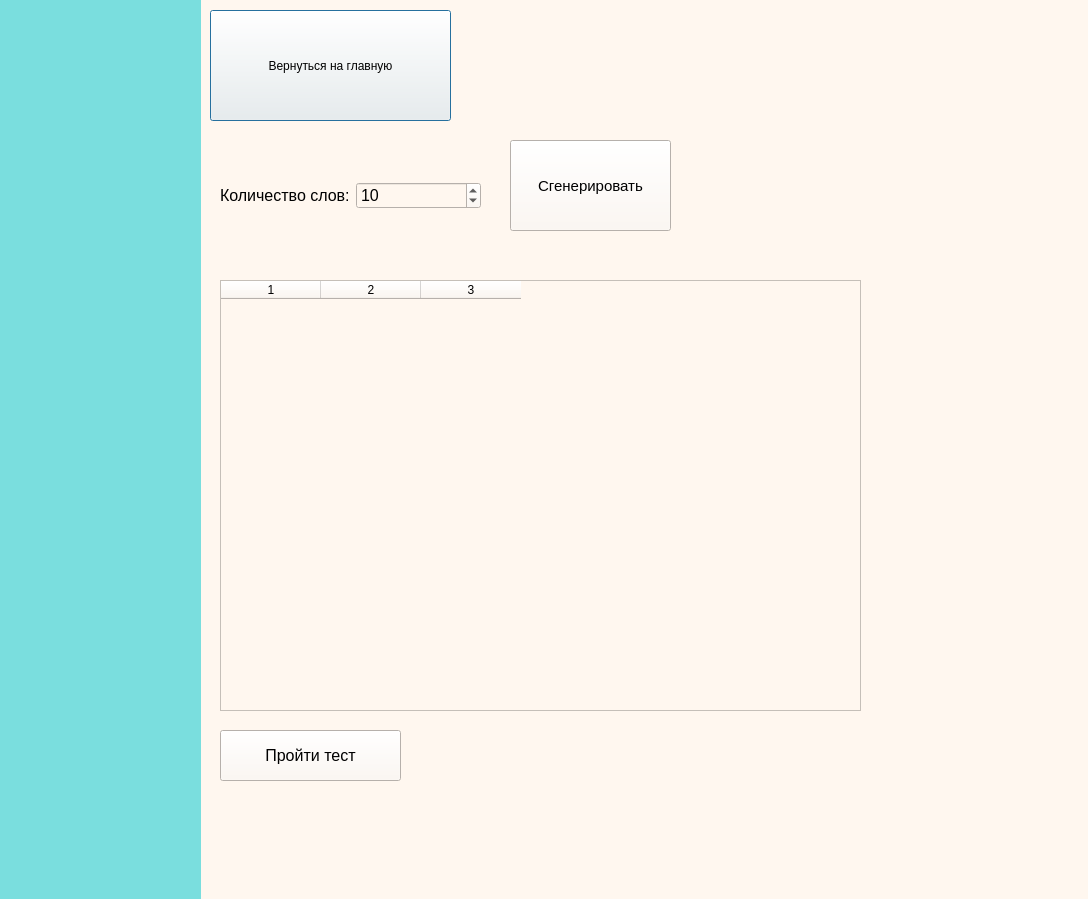
<?xml version="1.0" encoding="UTF-8"?>
<ui version="4.0">
 <class>Dialog</class>
 <widget class="QDialog" name="Dialog">
  <property name="geometry">
   <rect>
    <x>0</x>
    <y>0</y>
    <width>1088</width>
    <height>899</height>
   </rect>
  </property>
  <property name="windowTitle">
   <string>Dialog</string>
  </property>
  <property name="styleSheet">
   <string notr="true">
background-color: rgb(238, 238, 238);
background-color: rgb(255, 247, 239);</string>
  </property>
  <widget class="QWidget" name="widget_2" native="true">
   <property name="geometry">
    <rect>
     <x>0</x>
     <y>-20</y>
     <width>201</width>
     <height>1401</height>
    </rect>
   </property>
   <property name="styleSheet">
    <string notr="true">
background-color: rgb(122, 222, 222);</string>
   </property>
  </widget>
  <widget class="QPushButton" name="gotomain">
   <property name="geometry">
    <rect>
     <x>210</x>
     <y>10</y>
     <width>241</width>
     <height>111</height>
    </rect>
   </property>
   <property name="text">
    <string>Вернуться на главную</string>
   </property>
  </widget>
  <widget class="QPushButton" name="loadwordsbutton">
   <property name="geometry">
    <rect>
     <x>510</x>
     <y>140</y>
     <width>161</width>
     <height>91</height>
    </rect>
   </property>
   <property name="font">
    <font>
     <pointsize>11</pointsize>
    </font>
   </property>
   <property name="text">
    <string>Сгенерировать</string>
   </property>
  </widget>
  <widget class="QTableWidget" name="tableWidget2">
   <property name="geometry">
    <rect>
     <x>220</x>
     <y>280</y>
     <width>641</width>
     <height>431</height>
    </rect>
   </property>
   <property name="font">
    <font>
     <pointsize>10</pointsize>
    </font>
   </property>
   <property name="columnCount">
    <number>3</number>
   </property>
   <column/>
   <column/>
   <column/>
  </widget>
  <widget class="QWidget" name="layoutWidget">
   <property name="geometry">
    <rect>
     <x>220</x>
     <y>140</y>
     <width>261</width>
     <height>111</height>
    </rect>
   </property>
   <layout class="QHBoxLayout" name="horizontalLayout">
    <item>
     <widget class="QLabel" name="label">
      <property name="font">
       <font>
        <pointsize>12</pointsize>
       </font>
      </property>
      <property name="text">
       <string>Количество слов:</string>
      </property>
     </widget>
    </item>
    <item>
     <widget class="QSpinBox" name="spinBox">
      <property name="font">
       <font>
        <pointsize>12</pointsize>
        <weight>50</weight>
        <italic>false</italic>
        <bold>false</bold>
        <underline>false</underline>
        <strikeout>false</strikeout>
        <kerning>true</kerning>
       </font>
      </property>
      <property name="minimum">
       <number>1</number>
      </property>
      <property name="maximum">
       <number>100</number>
      </property>
      <property name="value">
       <number>10</number>
      </property>
      <property name="displayIntegerBase">
       <number>10</number>
      </property>
     </widget>
    </item>
   </layout>
  </widget>
  <widget class="QPushButton" name="gototest">
   <property name="geometry">
    <rect>
     <x>220</x>
     <y>730</y>
     <width>181</width>
     <height>51</height>
    </rect>
   </property>
   <property name="font">
    <font>
     <pointsize>12</pointsize>
    </font>
   </property>
   <property name="text">
    <string>Пройти тест</string>
   </property>
  </widget>
  <widget class="QLabel" name="label_3">
   <property name="geometry">
    <rect>
     <x>230</x>
     <y>790</y>
     <width>361</width>
     <height>21</height>
    </rect>
   </property>
   <property name="text">
    <string/>
   </property>
  </widget>
 </widget>
 <resources/>
 <connections/>
</ui>
